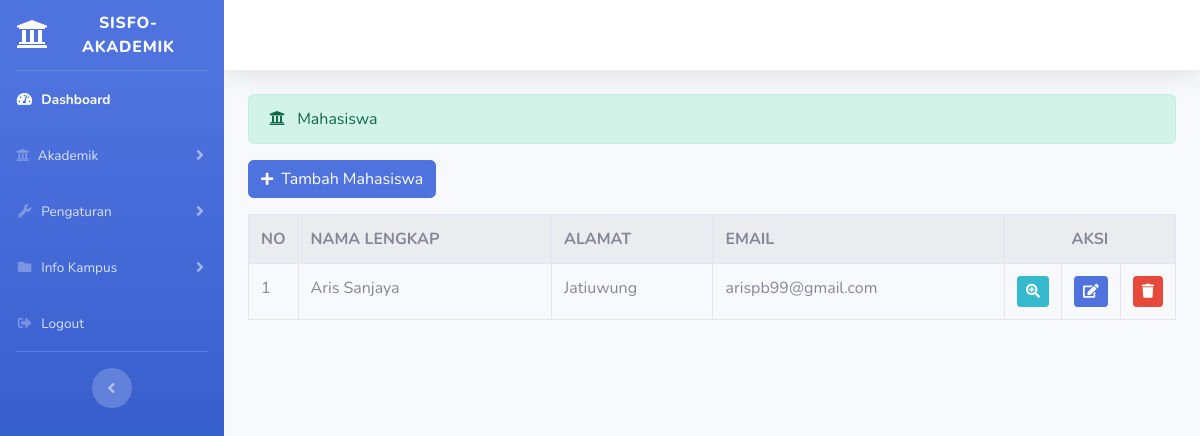
/index.php/administrator/mahasiswa, run on the app's committed database.
### tables this page shows
CREATE TABLE `mahasiswa` (
  `id` int(11) NOT NULL,
  `nim` varchar(11) NOT NULL,
  `nama_lengkap` varchar(60) NOT NULL,
  `alamat` varchar(120) NOT NULL,
  `email` varchar(70) NOT NULL,
  `telepon` varchar(18) NOT NULL,
  `tempat_lahir` varchar(60) NOT NULL,
  `tanggal_lahir` date NOT NULL,
  `jenis_kelamin` varchar(100) NOT NULL,
  `nama_prodi` varchar(255) NOT NULL,
  `photo` varchar(255) NOT NULL
);

### application/controllers/administrator/mahasiswa.php (called while the page is built, shortened)
<?php
class Mahasiswa extends CI_Controller {
	public function index()
	{
        $data['mahasiswa'] = $this->mahasiswa_model->tampil_data('mahasiswa')->result();
        $data['prodi'] = $this->prodi_model->tampil_data('prodi')->result();
		$this->load->view('templates_administrator/header');
        $this->load->view('templates_administrator/sidebar');
        $this->load->view('administrator/mahasiswa', $data);
        $this->load->view('templates_administrator/footer');
    }
}

### index.php (called while the page is built, shortened)
<?php
require_once BASEPATH.'core/CodeIgniter.php';

### application/models/mahasiswa_model.php (called while the page is built, shortened)
<?php
class Mahasiswa_model extends CI_Model {
    public function tampil_data($table)
    {
        return $this->db->get($table);
    }
}

### application/views/administrator/mahasiswa.php (the view, shortened to what this page needs)
<div class="container-fluid">
    <div class="alert alert-success" role="alert">
    <i class="fas fa-university mr-2"></i> Mahasiswa
    </div>
    <?= anchor('administrator/mahasiswa/tambah_mahasiswa', '<button class="btn btn-primary"><i class="fas fa-plus fa-sm mr-2"></i>Tambah Mahasiswa</button>'); ?>
    <table class="table table-bordered table-striped table-hover mt-3">
        <tr>
            <th>NO</th>
            <th>NAMA LENGKAP</th>
            <th>ALAMAT</th>
            <th>EMAIL</th>
            <th colspan="3" class="text-center">AKSI</th>
        </tr>
        <?php $no = 1; ?>
        <?php foreach ($mahasiswa as $mhs) : ?>
            <tr>
                <td width="20px"><?= $no ?></td>
                <td><?= $mhs->nama_lengkap ?></td>
                <td><?= $mhs->alamat ?></td>
                <td><?= $mhs->email ?></td>
                <td width="20px"><?= anchor('administrator/mahasiswa/detail/'.$mhs->id, '<div class="btn btn-sm btn-info"><i class="fa fa-search-plus"><i></div>'); ?></td>
                <td width="20px"><?= anchor('administrator/mahasiswa/update/'.$mhs->id, '<div class="btn btn-sm btn-primary"><i class="fa fa-edit"><i></div>'); ?></td>
                <td width="20px"><?= anchor('administrator/mahasiswa/delete/'.$mhs->id, '<div class="btn btn-sm btn-danger"><i class="fa fa-trash"><i></div>'); ?></td>
            </tr>
            <?php $no++; ?>
        <?php endforeach; ?>
    </table>
</div>

### data on the page
mahasiswa: nama_lengkap "Aris Sanjaya", alamat "Jatiuwung", email "arispb99@gmail.com"
